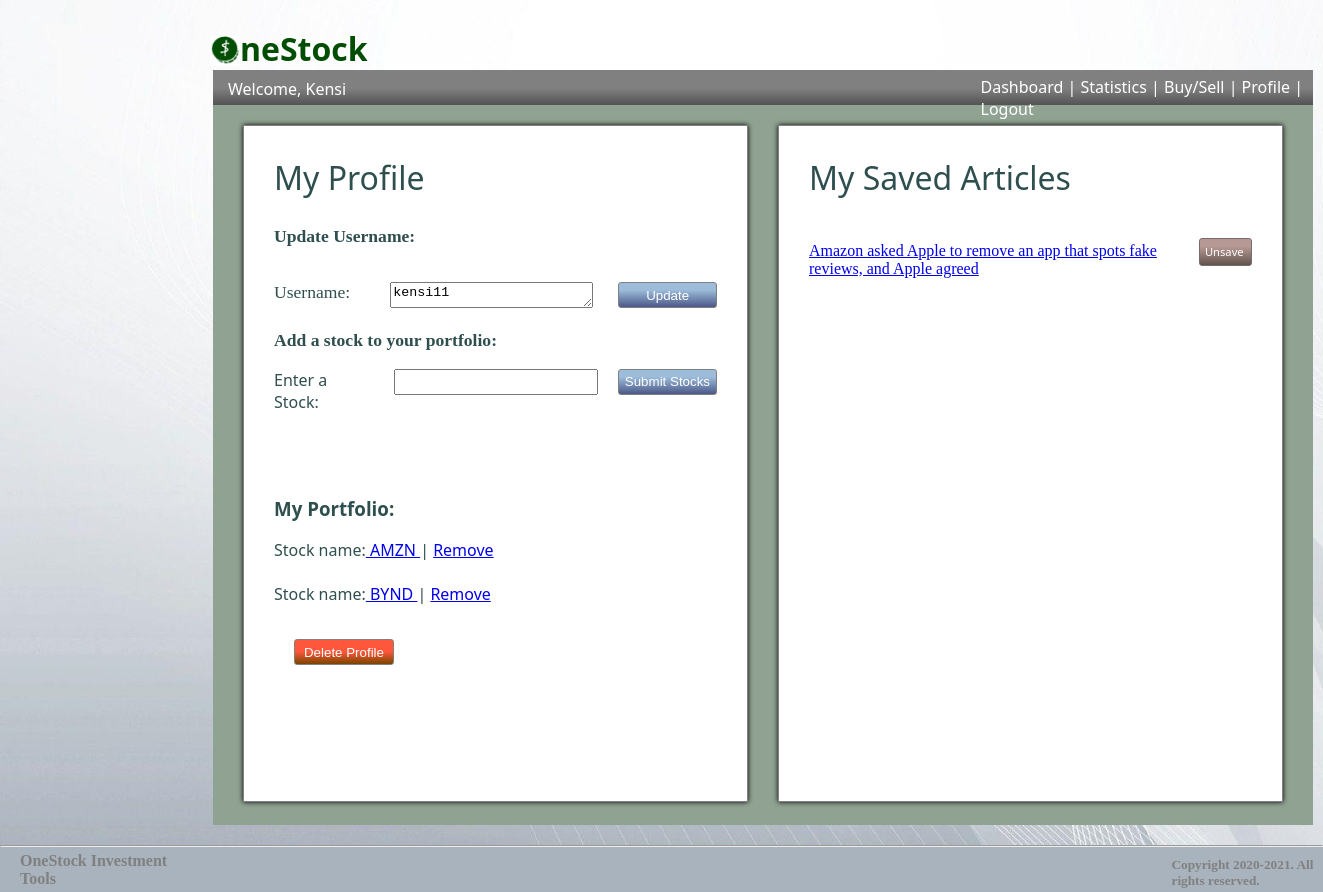
Page /profile (signed in) on the earlier database version.
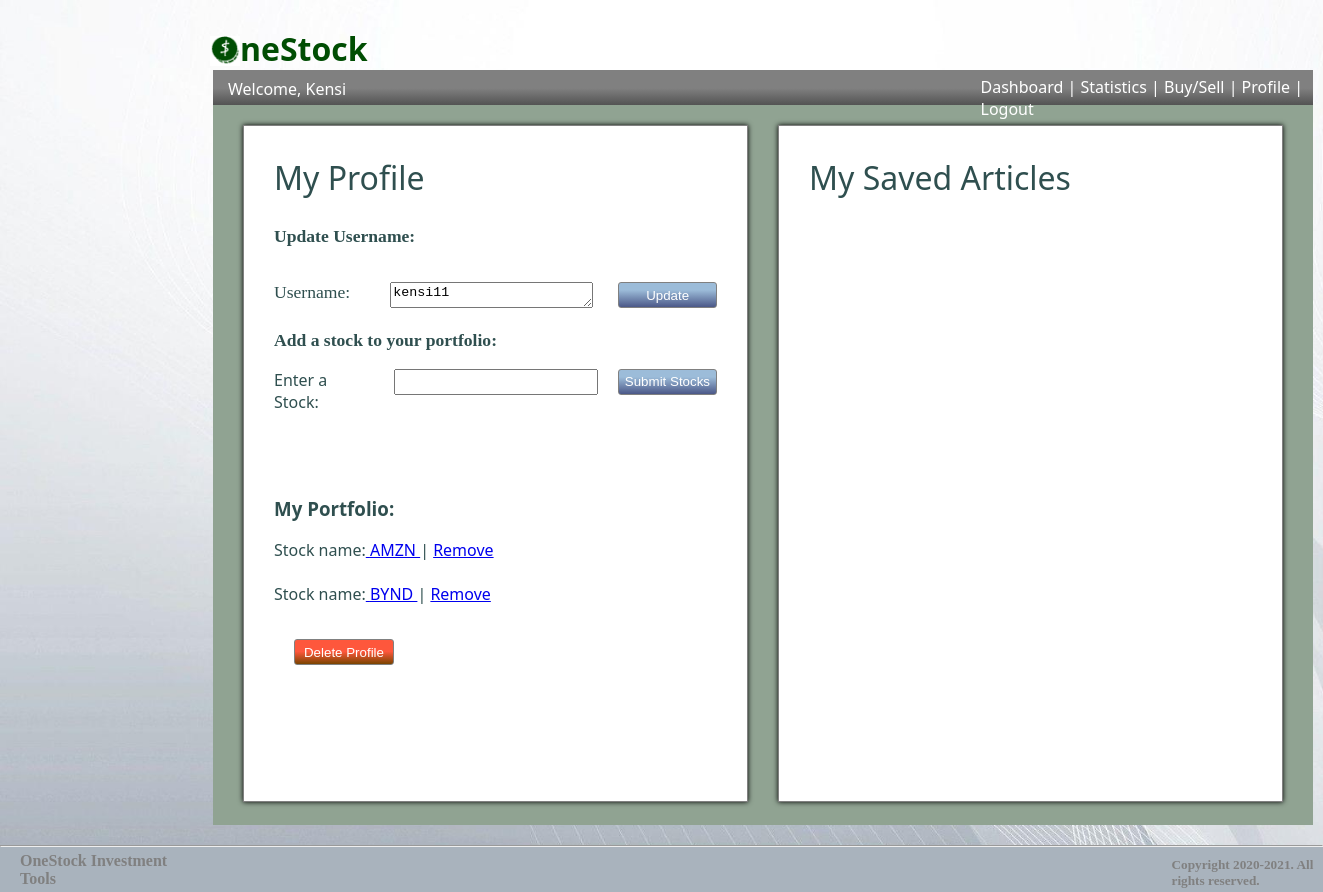
Same page on the later database version.
### stock_reboot_app/models.py (models this page shows)
class Stock(models.Model):
    stock_name = models.CharField(max_length=45)
    created_at = models.DateTimeField(auto_now_add = True)
    updated_at = models.DateTimeField(auto_now= True)
    user = models.ForeignKey(User, related_name = "stocks", on_delete = models.CASCADE)
    news_url = models.TextField()
    nasdaq_url = models.TextField()
    objects = StockManager()

class Article(models.Model):
    saved = models.BooleanField(default=False)
    headliner = models.TextField()
    created_at = models.DateTimeField(auto_now_add = True)
    updated_at = models.DateTimeField(auto_now = True)
    hyperlink = models.TextField()
    stock = models.ForeignKey(Stock, related_name="articles", on_delete = models.CASCADE, null = True)
    article_user = models.ForeignKey(User, related_name = "user_articles", on_delete = models.CASCADE, null = True)

### stock_reboot_app/views.py (the view)
# urls.py: path('profile', views.profile),
def profile(request):
    if 'user_id' not in request.session:
        return redirect('/')
    this_user = User.objects.filter(id = request.session['user_id'])
    portfolio = Stock.objects.filter(user=User.objects.get(id = request.session['user_id']))
    saved_articles = Article.objects.filter(article_user_id=this_user[0].id, saved = True)
    number_of_stocks = len(Stock.objects.filter(user=User.objects.get(id = request.session['user_id'])))
    context = {
            "user": this_user[0],
            "current_user" : this_user[0].first_name,
            "username" : this_user[0].username,
            "portfolio": portfolio,
            "saved_articles": saved_articles,
            "number_of_stocks": number_of_stocks,
        }
    return render(request, "profile.html", context)

### stock_reboot_app/templates/profile.html (shortened to what this page needs)
    {% load static %}
<!DOCTYPE html>
<html lang = "en">
<head>
    {% load static %}
    <link rel="stylesheet" href="{% static 'index.css' %}">
</head>
<body id="wavy-body">
    <div id="floating-logo">
        <img id="logo" src="{% static 'artsy_white_logo.png' %}" alt="one stock logo"><h1 id="one-stock-dash">neStock</h1>
    </div>
    <div id="dash-all">
        <div id="navbar">
            <h3 id="dash-welcome"> Welcome, {{ current_user }} </h3>
            <div id="dash-links-feed">
                <a href="/success"> Dashboard </a> | <a href="/stats"> Statistics </a> | <a href="/buy_sell">Buy/Sell</a> | <a href="/profile">Profile</a> | <a href="/logout">Logout</a>
            </div>
        </div>
        <div id="dash-stuff-profile">
            <div id="first">
                <h2 class="light">My Profile</h2>
		<p id = "bold">Update Username:</p>
                <form action="/update_username" method='POST' id="add-form">
                        <p class = "size">Username:</p>
                        <textarea name="username">{{ username }}</textarea>
                    <input type="submit" value="Update" id = "button">
                </form>
                <form action="/check_stock_name" method='POST' id="add-form-stock">
                    <p id = "bold">Add a stock to your portfolio:</p>
                    <div id="add-stock">
                        <label for="stock-option">Enter a Stock:</label>
                        <input class="stock-option" type="text" name = "stock-option" id="stock-textarea">
                        <input type="submit" value="Submit Stocks" id = "stock-button">
            </div>
                </form>
                <br><br>
                <h3>My Portfolio:</h3>
                {% if number_of_stocks == 0 %}
                    <p id="">You have no stocks in your porfolio. </p>
                {% else %}
                    {% for stock in portfolio %}
                    Stock name:<a id="no-style" href="/feed/{{ stock.id }}"> {{ stock.stock_name }} </a> | <a href="/rm-stock/{{ stock.id }}"> Remove </a>
                    <br><br>
                    {% endfor %}
                {% endif %}
                <form action="/delete/{{ user.id }}" method='POST' id="add-form-delete">
                    <input type="submit" value="Delete Profile" id = "button">
                </form>
            </div>
            <div id="second">
                <h2 class="light">My Saved Articles</h2>
                    {% for article in saved_articles%}
                    <div id="nas-stats-container">
                        <a id="articles" href="{{ article.hyperlink }}">
                            <p>{{ article.headliner }}</p>
                        </a>
                        <a  id="unsave-btn" href="/unsave_profile/{{ article.headliner }}">Unsave</a>
                    </div>
                    {% endfor %}
            </div>
        </div>
    </div>
    <hr id="">
    <div id="feed-bottom-line">
        <h4>OneStock Investment Tools</h4>
        <h5>Copyright 2020-2021. All rights reserved.</h5>
    </div>
</body>
</html>

Differences in the rows shown:
removed Article: headliner "Amazon asked Apple to remove an app that spots fake reviews, and Apple agreed"
